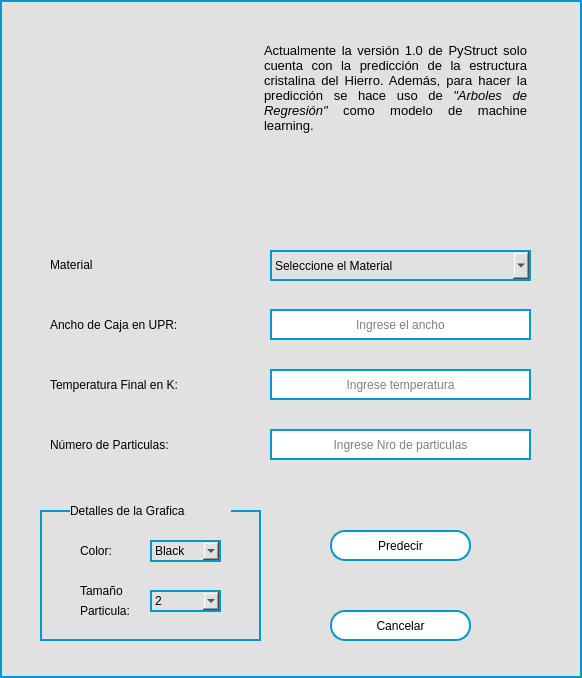
<?xml version="1.0" encoding="UTF-8"?>
<ui version="4.0">
 <class>f_Predictor</class>
 <widget class="QWidget" name="f_Predictor">
  <property name="geometry">
   <rect>
    <x>0</x>
    <y>0</y>
    <width>582</width>
    <height>678</height>
   </rect>
  </property>
  <property name="minimumSize">
   <size>
    <width>582</width>
    <height>678</height>
   </size>
  </property>
  <property name="maximumSize">
   <size>
    <width>582</width>
    <height>678</height>
   </size>
  </property>
  <property name="windowTitle">
   <string>Predictor</string>
  </property>
  <property name="styleSheet">
   <string notr="true">background-color: rgb(225, 225, 225);
border: 2px solid #0099CC;</string>
  </property>
  <widget class="QPushButton" name="b_Cancelar">
   <property name="geometry">
    <rect>
     <x>330</x>
     <y>610</y>
     <width>141</width>
     <height>31</height>
    </rect>
   </property>
   <property name="cursor">
    <cursorShape>PointingHandCursor</cursorShape>
   </property>
   <property name="styleSheet">
    <string notr="true">QPushButton{	
	background-color: rgb(255, 255, 255);
	font: 75 10pt &quot;MS Shell Dlg 2&quot;;
	border-radius: 15px;
}

QPushButton:hover{	
	background-color: rgb(0, 180, 215);
	font: 75 10pt &quot;MS Shell Dlg 2&quot;;
}</string>
   </property>
   <property name="text">
    <string>Cancelar</string>
   </property>
   <property name="icon">
    <iconset>
     <normaloff>../assets/iconos/cancelar.png</normaloff>../assets/iconos/cancelar.png</iconset>
   </property>
   <property name="iconSize">
    <size>
     <width>20</width>
     <height>20</height>
    </size>
   </property>
  </widget>
  <widget class="QLineEdit" name="ancho">
   <property name="geometry">
    <rect>
     <x>270</x>
     <y>309</y>
     <width>261</width>
     <height>31</height>
    </rect>
   </property>
   <property name="styleSheet">
    <string notr="true">background-color: rgb(255, 255, 255);</string>
   </property>
   <property name="text">
    <string/>
   </property>
   <property name="alignment">
    <set>Qt::AlignCenter</set>
   </property>
   <property name="placeholderText">
    <string>Ingrese el ancho</string>
   </property>
  </widget>
  <widget class="QTextBrowser" name="text_Descripcion">
   <property name="geometry">
    <rect>
     <x>260</x>
     <y>39</y>
     <width>271</width>
     <height>181</height>
    </rect>
   </property>
   <property name="styleSheet">
    <string notr="true">QTextBrowser{
	border: 0px;
	text-align: justify;
}</string>
   </property>
   <property name="html">
    <string>&lt;!DOCTYPE HTML PUBLIC &quot;-//W3C//DTD HTML 4.0//EN&quot; &quot;http://www.w3.org/TR/REC-html40/strict.dtd&quot;&gt;
&lt;html&gt;&lt;head&gt;&lt;meta name=&quot;qrichtext&quot; content=&quot;1&quot; /&gt;&lt;style type=&quot;text/css&quot;&gt;
p, li { white-space: pre-wrap; }
&lt;/style&gt;&lt;/head&gt;&lt;body style=&quot; font-family:'MS Shell Dlg 2'; font-size:8.25pt; font-weight:400; font-style:normal;&quot;&gt;
&lt;p align=&quot;justify&quot; style=&quot; margin-top:0px; margin-bottom:0px; margin-left:0px; margin-right:0px; -qt-block-indent:0; text-indent:0px;&quot;&gt;&lt;span style=&quot; font-family:'MS Shell Dlg 3'; font-size:10pt;&quot;&gt;Actualmente la versión 1.0 de PyStruct solo cuenta con la predicción de la estructura cristalina del Hierro. Además, para hacer la predicción se hace uso de &lt;/span&gt;&lt;span style=&quot; font-family:'MS Shell Dlg 3'; font-size:10pt; font-style:italic;&quot;&gt;&amp;quot;Arboles de Regresión&amp;quot;&lt;/span&gt;&lt;span style=&quot; font-family:'MS Shell Dlg 3'; font-size:10pt;&quot;&gt; como modelo de machine learning.&lt;/span&gt;&lt;/p&gt;
&lt;p align=&quot;justify&quot; style=&quot;-qt-paragraph-type:empty; margin-top:0px; margin-bottom:0px; margin-left:0px; margin-right:0px; -qt-block-indent:0; text-indent:0px; font-family:'MS Shell Dlg 3'; font-size:10pt;&quot;&gt;&lt;br /&gt;&lt;/p&gt;&lt;/body&gt;&lt;/html&gt;</string>
   </property>
  </widget>
  <widget class="QLabel" name="l_Temperatura">
   <property name="geometry">
    <rect>
     <x>50</x>
     <y>369</y>
     <width>201</width>
     <height>31</height>
    </rect>
   </property>
   <property name="styleSheet">
    <string notr="true">background-color: rgba(0, 0, 0, 0%);
font: 75 11pt &quot;MS Shell Dlg 2&quot;;
border: 0px;
 </string>
   </property>
   <property name="text">
    <string>Temperatura Final en K:</string>
   </property>
   <property name="alignment">
    <set>Qt::AlignLeading|Qt::AlignLeft|Qt::AlignVCenter</set>
   </property>
  </widget>
  <widget class="QLabel" name="l_CantParticulas">
   <property name="geometry">
    <rect>
     <x>50</x>
     <y>429</y>
     <width>181</width>
     <height>31</height>
    </rect>
   </property>
   <property name="styleSheet">
    <string notr="true">background-color: rgba(0, 0, 0, 0%);
font: 75 11pt &quot;MS Shell Dlg 2&quot;;
border: 0px;
 </string>
   </property>
   <property name="text">
    <string>Número de Particulas:</string>
   </property>
   <property name="alignment">
    <set>Qt::AlignLeading|Qt::AlignLeft|Qt::AlignVCenter</set>
   </property>
  </widget>
  <widget class="QLineEdit" name="cantParticulas">
   <property name="geometry">
    <rect>
     <x>270</x>
     <y>429</y>
     <width>261</width>
     <height>31</height>
    </rect>
   </property>
   <property name="styleSheet">
    <string notr="true">background-color: rgb(255, 255, 255);</string>
   </property>
   <property name="text">
    <string/>
   </property>
   <property name="alignment">
    <set>Qt::AlignCenter</set>
   </property>
   <property name="placeholderText">
    <string>Ingrese Nro de particulas</string>
   </property>
  </widget>
  <widget class="QPushButton" name="b_Predecir">
   <property name="geometry">
    <rect>
     <x>330</x>
     <y>530</y>
     <width>141</width>
     <height>31</height>
    </rect>
   </property>
   <property name="cursor">
    <cursorShape>PointingHandCursor</cursorShape>
   </property>
   <property name="styleSheet">
    <string notr="true">QPushButton{	
	background-color: rgb(255, 255, 255);
	font: 75 10pt &quot;MS Shell Dlg 2&quot;;
	border-radius: 15px;
}

QPushButton:hover{	
	background-color: rgb(0, 180, 215);
	font: 75 10pt &quot;MS Shell Dlg 2&quot;;
}</string>
   </property>
   <property name="text">
    <string>Predecir</string>
   </property>
   <property name="icon">
    <iconset>
     <normaloff>../assets/iconos/registrar.png</normaloff>../assets/iconos/registrar.png</iconset>
   </property>
   <property name="iconSize">
    <size>
     <width>20</width>
     <height>20</height>
    </size>
   </property>
  </widget>
  <widget class="QLabel" name="l_Figura">
   <property name="geometry">
    <rect>
     <x>70</x>
     <y>29</y>
     <width>171</width>
     <height>151</height>
    </rect>
   </property>
   <property name="styleSheet">
    <string notr="true">border: 0px;</string>
   </property>
   <property name="text">
    <string/>
   </property>
   <property name="pixmap">
    <pixmap>../assets/iconos/ventanaPredictor.png</pixmap>
   </property>
   <property name="scaledContents">
    <bool>true</bool>
   </property>
  </widget>
  <widget class="QLabel" name="l_AnchoCaja">
   <property name="geometry">
    <rect>
     <x>50</x>
     <y>309</y>
     <width>191</width>
     <height>31</height>
    </rect>
   </property>
   <property name="styleSheet">
    <string notr="true">background-color: rgba(0, 0, 0, 0%);
font: 75 11pt &quot;MS Shell Dlg 2&quot;;
border: 0px;
 </string>
   </property>
   <property name="text">
    <string>Ancho de Caja en UPR:</string>
   </property>
   <property name="alignment">
    <set>Qt::AlignLeading|Qt::AlignLeft|Qt::AlignVCenter</set>
   </property>
  </widget>
  <widget class="QLineEdit" name="temperatura">
   <property name="geometry">
    <rect>
     <x>270</x>
     <y>369</y>
     <width>261</width>
     <height>31</height>
    </rect>
   </property>
   <property name="styleSheet">
    <string notr="true">background-color: rgb(255, 255, 255);</string>
   </property>
   <property name="text">
    <string/>
   </property>
   <property name="alignment">
    <set>Qt::AlignCenter</set>
   </property>
   <property name="placeholderText">
    <string>Ingrese temperatura</string>
   </property>
  </widget>
  <widget class="QLabel" name="l_Material">
   <property name="geometry">
    <rect>
     <x>50</x>
     <y>249</y>
     <width>141</width>
     <height>31</height>
    </rect>
   </property>
   <property name="styleSheet">
    <string notr="true">background-color: rgba(0, 0, 0, 0%);
font: 75 11pt &quot;MS Shell Dlg 2&quot;;
border: 0px;
 </string>
   </property>
   <property name="text">
    <string>Material</string>
   </property>
   <property name="alignment">
    <set>Qt::AlignLeading|Qt::AlignLeft|Qt::AlignVCenter</set>
   </property>
  </widget>
  <widget class="QComboBox" name="cb_Material">
   <property name="geometry">
    <rect>
     <x>270</x>
     <y>250</y>
     <width>261</width>
     <height>31</height>
    </rect>
   </property>
   <item>
    <property name="text">
     <string>Seleccione el Material</string>
    </property>
   </item>
   <item>
    <property name="text">
     <string>Níquel</string>
    </property>
   </item>
   <item>
    <property name="text">
     <string>Hierro</string>
    </property>
   </item>
  </widget>
  <widget class="QFrame" name="frame">
   <property name="geometry">
    <rect>
     <x>40</x>
     <y>510</y>
     <width>221</width>
     <height>131</height>
    </rect>
   </property>
   <property name="frameShape">
    <enum>QFrame::StyledPanel</enum>
   </property>
   <property name="frameShadow">
    <enum>QFrame::Raised</enum>
   </property>
   <widget class="QLabel" name="l_color">
    <property name="geometry">
     <rect>
      <x>40</x>
      <y>30</y>
      <width>41</width>
      <height>21</height>
     </rect>
    </property>
    <property name="styleSheet">
     <string notr="true">border: 0px;
font: 75 9pt &quot;MS Shell Dig 2&quot; #0099CC;</string>
    </property>
    <property name="text">
     <string>Color:</string>
    </property>
   </widget>
   <widget class="QLabel" name="l_tamParticulas">
    <property name="geometry">
     <rect>
      <x>40</x>
      <y>70</y>
      <width>61</width>
      <height>21</height>
     </rect>
    </property>
    <property name="styleSheet">
     <string notr="true">border: 0px;
font: 75 9pt &quot;MS Shell Dig 2&quot; #0099CC;</string>
    </property>
    <property name="text">
     <string>Tamaño</string>
    </property>
   </widget>
   <widget class="QComboBox" name="cb_TamanoParticulas">
    <property name="geometry">
     <rect>
      <x>110</x>
      <y>80</y>
      <width>71</width>
      <height>22</height>
     </rect>
    </property>
    <item>
     <property name="text">
      <string>2</string>
     </property>
    </item>
    <item>
     <property name="text">
      <string>3</string>
     </property>
    </item>
    <item>
     <property name="text">
      <string>5</string>
     </property>
    </item>
    <item>
     <property name="text">
      <string>8</string>
     </property>
    </item>
    <item>
     <property name="text">
      <string>10</string>
     </property>
    </item>
    <item>
     <property name="text">
      <string>12</string>
     </property>
    </item>
    <item>
     <property name="text">
      <string>14</string>
     </property>
    </item>
    <item>
     <property name="text">
      <string>16</string>
     </property>
    </item>
    <item>
     <property name="text">
      <string>18</string>
     </property>
    </item>
    <item>
     <property name="text">
      <string>20</string>
     </property>
    </item>
    <item>
     <property name="text">
      <string>24</string>
     </property>
    </item>
   </widget>
   <widget class="QComboBox" name="cb_ColorParticulas">
    <property name="geometry">
     <rect>
      <x>110</x>
      <y>30</y>
      <width>71</width>
      <height>22</height>
     </rect>
    </property>
    <item>
     <property name="text">
      <string>Black</string>
     </property>
    </item>
    <item>
     <property name="text">
      <string>Blue</string>
     </property>
    </item>
    <item>
     <property name="text">
      <string>Green</string>
     </property>
    </item>
    <item>
     <property name="text">
      <string>Magenta</string>
     </property>
    </item>
    <item>
     <property name="text">
      <string>Orange</string>
     </property>
    </item>
    <item>
     <property name="text">
      <string>Pink</string>
     </property>
    </item>
    <item>
     <property name="text">
      <string>Red</string>
     </property>
    </item>
    <item>
     <property name="text">
      <string>Yellow</string>
     </property>
    </item>
   </widget>
   <widget class="QLabel" name="l_tamParticulas_2">
    <property name="geometry">
     <rect>
      <x>40</x>
      <y>90</y>
      <width>61</width>
      <height>21</height>
     </rect>
    </property>
    <property name="styleSheet">
     <string notr="true">border: 0px;
font: 75 9pt &quot;MS Shell Dig 2&quot; #0099CC;</string>
    </property>
    <property name="text">
     <string>Particula:</string>
    </property>
   </widget>
  </widget>
  <widget class="QLabel" name="l_color_2">
   <property name="geometry">
    <rect>
     <x>70</x>
     <y>500</y>
     <width>161</width>
     <height>21</height>
    </rect>
   </property>
   <property name="styleSheet">
    <string notr="true">border: 0px;
font: 75 10pt &quot;MS Shell Dig 2&quot; #0099CC;</string>
   </property>
   <property name="text">
    <string>Detalles de la Grafica</string>
   </property>
  </widget>
  <zorder>l_Temperatura</zorder>
  <zorder>b_Cancelar</zorder>
  <zorder>ancho</zorder>
  <zorder>text_Descripcion</zorder>
  <zorder>l_CantParticulas</zorder>
  <zorder>cantParticulas</zorder>
  <zorder>b_Predecir</zorder>
  <zorder>l_Figura</zorder>
  <zorder>l_AnchoCaja</zorder>
  <zorder>temperatura</zorder>
  <zorder>l_Material</zorder>
  <zorder>cb_Material</zorder>
  <zorder>frame</zorder>
  <zorder>l_color_2</zorder>
 </widget>
 <resources/>
 <connections/>
</ui>
